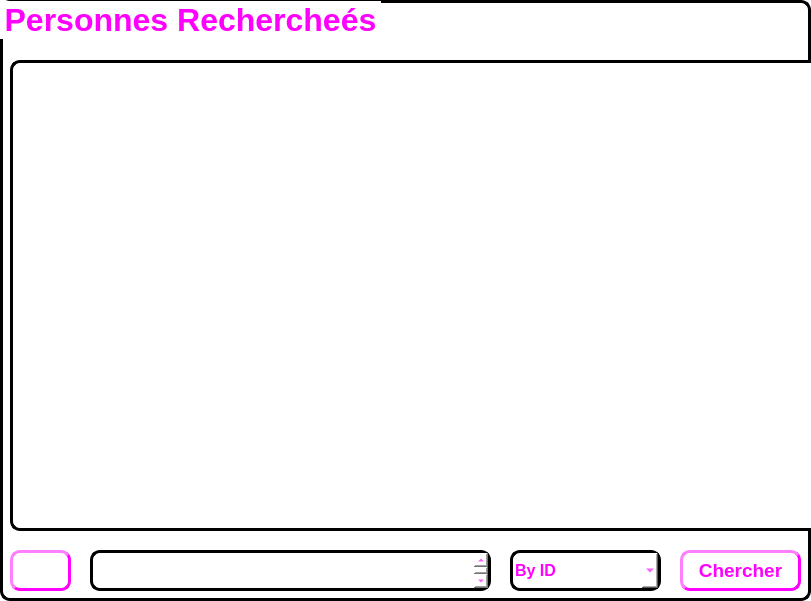
     <widget class="QGroupBox" name="groupBox6">
      <property name="geometry">
       <rect>
        <x>39</x>
        <y>29</y>
        <width>811</width>
        <height>601</height>
       </rect>
      </property>
      <property name="font">
       <font>
        <pointsize>24</pointsize>
        <weight>75</weight>
        <bold>true</bold>
       </font>
      </property>
      <property name="styleSheet">
       <string notr="true">background-color:white; 
color: rgb(255, 0, 255);
border-style:outset ; 
border-width:3px ; 
border-radius:10px;</string>
      </property>
      <property name="title">
       <string>Personnes Rechercheés</string>
      </property>
      <widget class="QTableView" name="table_personne6">
       <property name="geometry">
        <rect>
         <x>10</x>
         <y>60</y>
         <width>811</width>
         <height>471</height>
        </rect>
       </property>
       <property name="font">
        <font>
         <pointsize>13</pointsize>
         <weight>75</weight>
         <bold>true</bold>
        </font>
       </property>
       <property name="frameShape">
        <enum>QFrame::StyledPanel</enum>
       </property>
       <property name="frameShadow">
        <enum>QFrame::Sunken</enum>
       </property>
       <property name="lineWidth">
        <number>1</number>
       </property>
       <property name="midLineWidth">
        <number>0</number>
       </property>
       <property name="sizeAdjustPolicy">
        <enum>QAbstractScrollArea::AdjustIgnored</enum>
       </property>
       <property name="alternatingRowColors">
        <bool>true</bool>
       </property>
       <property name="selectionMode">
        <enum>QAbstractItemView::ExtendedSelection</enum>
       </property>
       <property name="selectionBehavior">
        <enum>QAbstractItemView::SelectRows</enum>
       </property>
       <property name="textElideMode">
        <enum>Qt::ElideRight</enum>
       </property>
       <property name="horizontalScrollMode">
        <enum>QAbstractItemView::ScrollPerItem</enum>
       </property>
       <property name="showGrid">
        <bool>true</bool>
       </property>
       <property name="gridStyle">
        <enum>Qt::DashDotLine</enum>
       </property>
       <property name="sortingEnabled">
        <bool>true</bool>
       </property>
       <attribute name="horizontalHeaderCascadingSectionResizes">
        <bool>false</bool>
       </attribute>
       <attribute name="horizontalHeaderMinimumSectionSize">
        <number>100</number>
       </attribute>
       <attribute name="horizontalHeaderDefaultSectionSize">
        <number>152</number>
       </attribute>
       <attribute name="verticalHeaderVisible">
        <bool>false</bool>
       </attribute>
      </widget>
      <widget class="QPushButton" name="refresh6">
       <property name="geometry">
        <rect>
         <x>10</x>
         <y>550</y>
         <width>61</width>
         <height>41</height>
        </rect>
       </property>
       <property name="text">
        <string/>
       </property>
       <property name="icon">
        <iconset>
         <normaloff>:/resouces/Untitled-1.png</normaloff>:/resouces/Untitled-1.png</iconset>
       </property>
       <property name="iconSize">
        <size>
         <width>40</width>
         <height>30</height>
        </size>
       </property>
      </widget>
      <widget class="QPlainTextEdit" name="espace_chercher6">
       <property name="geometry">
        <rect>
         <x>90</x>
         <y>550</y>
         <width>401</width>
         <height>41</height>
        </rect>
       </property>
       <property name="font">
        <font>
         <family>MS UI Gothic</family>
         <pointsize>20</pointsize>
         <weight>50</weight>
         <bold>false</bold>
        </font>
       </property>
      </widget>
      <widget class="QComboBox" name="comboBox6">
       <property name="geometry">
        <rect>
         <x>510</x>
         <y>550</y>
         <width>151</width>
         <height>41</height>
        </rect>
       </property>
       <property name="font">
        <font>
         <pointsize>12</pointsize>
         <weight>75</weight>
         <bold>true</bold>
        </font>
       </property>
       <item>
        <property name="text">
         <string>By ID</string>
        </property>
       </item>
       <item>
        <property name="text">
         <string>By Name</string>
        </property>
       </item>
       <item>
        <property name="text">
         <string>By Address</string>
        </property>
       </item>
      </widget>
      <widget class="QPushButton" name="search_button6">
       <property name="geometry">
        <rect>
         <x>680</x>
         <y>550</y>
         <width>121</width>
         <height>41</height>
        </rect>
       </property>
       <property name="font">
        <font>
         <pointsize>14</pointsize>
         <weight>75</weight>
         <bold>true</bold>
        </font>
       </property>
       <property name="text">
        <string>Chercher</string>
       </property>
      </widget>
     </widget>
